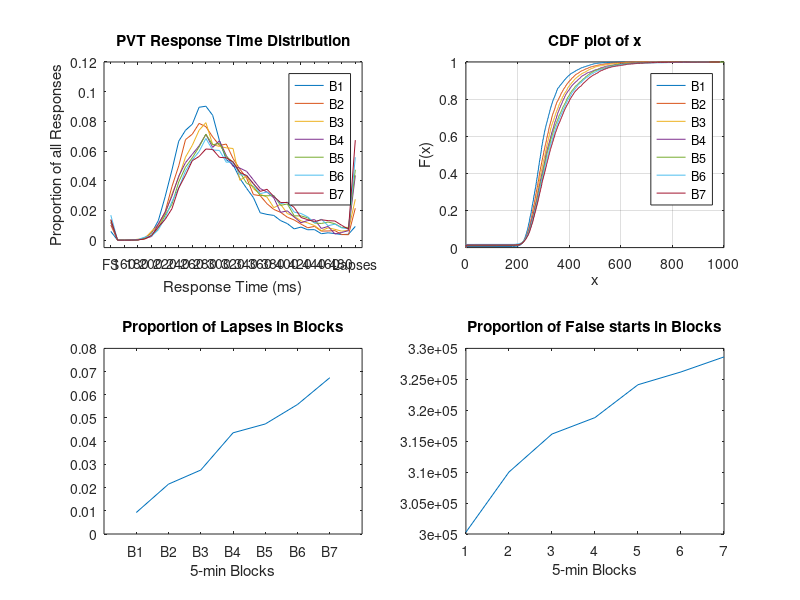

Write MATLAB code to recreate this figure.

%% loading the data 
f = fopen('BlockStream.txt');
line = fgetl(f);
b1 = str2num(line);
line = fgetl(f);
b2 = str2num(line);
line = fgetl(f);
b3 = str2num(line);
line = fgetl(f);
b4 = str2num(line);
line = fgetl(f);
b5 = str2num(line);
line = fgetl(f);
b6 = str2num(line);
line = fgetl(f);
b7 = str2num(line);

PVT = load('PVT35min.txt');


U_UT = load('UUT.txt');

BlockLapses = load('BlockLapses.txt');
BlockMeanRT = load('BlockMeanRT.txt');


%% Create figure
figure;

subplot(2,2,1)
% % Create axes
% axes1 = axes('XTickLabel',{'FS','160','180','200','220','240','260','280','300'...
%      ,'320','340','360','380','400','420','440','460','480','Lapses','',''},...
%      'XTickLabelRotation',45,...
%      'XTick',[1 3 5 7 9 11 13 15 17 19 21 23 25 27 29 31 33 35 37 39 40]);
% % Uncomment the following line to preserve the X-limits of the axes
%  xlim(axes1,[0 38]);
% % Uncomment the following line to preserve the Y-limits of the axes

% box(axes1,'on');
% hold(axes1,'on');
% 

% Create multiple lines using matrix input to plot
plot(PVT');
xticks([1 3 5 7 9 11 13 15 17 19 21 23 25 27 29 31 33 35 37 39 40]);
xticklabels({'FS','160','180','200','220','240','260','280','300'...
     ,'320','340','360','380','400','420','440','460','480','Lapses','',''});
xtickangle(45);
%      'XTick',[1 3 5 7 9 11 13 15 17 19 21 23 25 27 29 31 33 35 37 39 40]);
xlim([0 38]);
ylim([-0.005 0.12]);
legend('B1', 'B2','B3','B4','B5','B6','B7');
 

title('PVT Response Time Distribution');
xlabel('Response Time (ms)');
ylabel('Proportion of all Responses');


% %%
% U_UT(:,1) = U_UT(:,1)/60; 
% % Create figure
% figure1 = figure;
% 
% % Create axes
% axes1 = axes('Parent',figure1);
% ylim(axes1,[2 3]);
% box(axes1,'on');
% hold(axes1,'on');
% 
% % Create multiple lines using matrix input to plot
% plot1 = plot(U_UT(:,1),U_UT(:,[2,3]));
% set(plot1(1),'DisplayName','Utility');
% set(plot1(2),'DisplayName','Utility Threshold');
% % Create legend
% legend1 = legend(axes1,'show');
% set(legend1,'FontSize',9);
% title('Trends in Utility/Threshold');
% xlabel('Time on Task (min)');

subplot(2,2,2)
cdfplot(b1);
hold on;

cdfplot(b2);
cdfplot(b3);
cdfplot(b4);
cdfplot(b5);
cdfplot(b6);
cdfplot(b7);
legend('B1', 'B2','B3','B4','B5','B6','B7');
xlim([0 1000]);

%figure for proportion of Lapses in the Blocks
subplot(2,2,3)
plot(BlockLapses);
title('Proportion of Lapses in Blocks');
xticks([1 2 3 4 5 6 7]);
xticklabels({'B1','B2','B3','B4','B5','B6','B7'});
xlim([0 8]);
xlabel('5-min Blocks');

%figure for mean Reaction Time in the Blocks
subplot(2,2,4)
plot (BlockMeanRT);
title('Proportion of False starts in Blocks');
xlabel('5-min Blocks');
